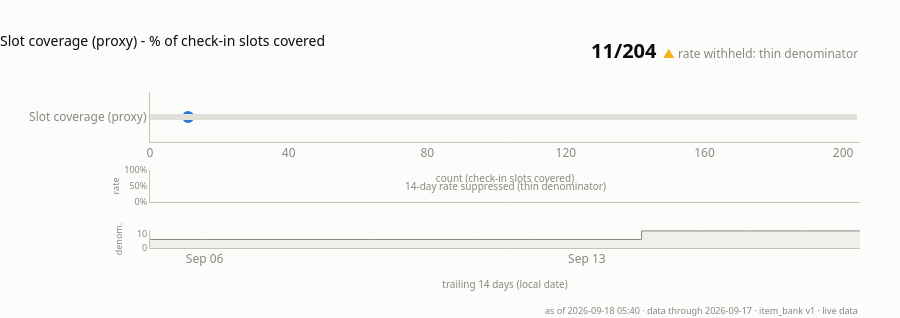

The notebook cell saved with this chart:
### Code cell
# The individual card still exists when you want one benchmark in full: bullet
# with its CI, the 14-day rate, and - new - the DENOMINATOR drawn beneath it.
# During the Phase 1 ramp the cohort grows from 5 to 40, so a rising rate line
# and a rising denominator look identical unless both are on screen. Here the
# denominator is flat at 78 slots/day, so the rate really is the rate.
cards = plot_benchmark_cards(board)
cards["slot_coverage"]

### Figure 1 — Plotly figure (JSON) as saved in the notebook; plotly's stock layout.template omitted (floating-point values rounded to 4 significant figures)
{"data": [{"hovertemplate": "11 of 204<extra></extra>", "marker": {"color": "#2a78d6", "line": {"color": "#fcfcfb", "width": 2}, "size": 14}, "mode": "markers", "showlegend": false, "type": "scatter", "x": [11], "xaxis": "x", "y": ["Slot coverage (proxy)"], "yaxis": "y"}, {"connectgaps": false, "hovertemplate": "Slot coverage (proxy)<br>%{x|%b %d}: %{y:.0%}<extra></extra>", "line": {"color": "#2a78d6", "shape": "hv", "width": 2}, "marker": {"color": "#2a78d6", "size": 5}, "mode": "lines+markers", "name": "Slot coverage (proxy)", "showlegend": false, "type": "scatter", "x": ["2026-09-05", "2026-09-06", "2026-09-07", "2026-09-08", "2026-09-09", "2026-09-10", "2026-09-11", "2026-09-12", "2026-09-13", "2026-09-14", "2026-09-15", "2026-09-16", "2026-09-17", "2026-09-18"], "xaxis": "x2", "y": [null, null, null, null, null, null, null, null, null, null, null, null, null, null], "yaxis": "y2"}, {"fill": "tozeroy", "fillcolor": "#f0efec", "hovertemplate": "%{x|%b %d}: %{y} in denominator<extra></extra>", "line": {"color": "#898781", "shape": "hv", "width": 1}, "mode": "lines", "showlegend": false, "type": "scatter", "x": ["2026-09-05", "2026-09-06", "2026-09-07", "2026-09-08", "2026-09-09", "2026-09-10", "2026-09-11", "2026-09-12", "2026-09-13", "2026-09-14", "2026-09-15", "2026-09-16", "2026-09-17", "2026-09-18"], "xaxis": "x3", "y": [6, 6, 6, 6, 6, 6, 6, 6, 6, 12, 12, 12, 12, 12], "yaxis": "y3"}], "layout": {"annotations": [{"font": {"color": "#0b0b0b", "family": "system-ui, -apple-system, \"Segoe UI\", sans-serif", "size": 12}, "showarrow": false, "text": "<b style='font-size:20px'>11/204</b>  <span style='color:#fab219'>▲</span> <span style='color:#898781'>rate withheld: thin denominator</span>", "x": 1, "xanchor": "right", "xref": "paper", "y": 1, "yanchor": "bottom", "yref": "paper", "yshift": 26}, {"font": {"color": "#898781", "size": 10}, "showarrow": false, "text": "14-day rate suppressed (thin denominator)", "x": 0.5, "xref": "x2 domain", "y": 0.5, "yref": "y2 domain"}, {"font": {"color": "#898781", "family": "system-ui, -apple-system, \"Segoe UI\", sans-serif", "size": 9}, "showarrow": false, "text": "as of 2026-09-18 05:40 · data through 2026-09-17 · item_bank v1 · live data", "x": 1, "xanchor": "right", "xref": "paper", "y": 0, "yanchor": "top", "yref": "paper", "yshift": -54}], "bargap": 0.5, "font": {"color": "#52514e", "family": "system-ui, -apple-system, \"Segoe UI\", sans-serif", "size": 12}, "height": 318, "hoverlabel": {"bgcolor": "#fcfcfb", "font": {"color": "#0b0b0b", "family": "system-ui, -apple-system, \"Segoe UI\", sans-serif"}}, "legend": {"font": {"color": "#52514e", "size": 10}, "orientation": "h", "x": 0, "y": -0.3}, "margin": {"b": 70, "l": 150, "r": 40, "t": 92}, "paper_bgcolor": "#fcfcfb", "plot_bgcolor": "#fcfcfb", "shapes": [{"line": {"color": "#e1e0d9", "width": 6}, "type": "line", "x0": 0, "x1": 204, "xref": "x", "y0": 0, "y1": 0, "yref": "y"}], "showlegend": false, "title": {"font": {"color": "#0b0b0b", "size": 14}, "text": "Slot coverage (proxy) - % of check-in slots covered", "x": 0, "xanchor": "left"}, "xaxis": {"anchor": "y", "domain": [0, 1], "dtick": 40, "linecolor": "#c3c2b7", "rangemode": "tozero", "showgrid": false, "tickfont": {"color": "#898781"}, "tickformat": "d", "title": {"font": {"color": "#898781", "size": 10}, "text": "count (check-in slots covered)"}, "zeroline": false}, "xaxis2": {"anchor": "y2", "domain": [0, 1], "linecolor": "#c3c2b7", "showgrid": false, "showticklabels": false, "tickfont": {"color": "#898781"}, "zeroline": false}, "xaxis3": {"anchor": "y3", "domain": [0, 1], "linecolor": "#c3c2b7", "nticks": 4, "showgrid": false, "showticklabels": true, "tickfont": {"color": "#898781"}, "tickformat": "%b %d", "title": {"font": {"color": "#898781", "size": 10}, "text": "trailing 14 days (local date)"}, "zeroline": false}, "yaxis": {"anchor": "x", "domain": [0.68, 1], "linecolor": "#c3c2b7", "showgrid": false, "showticklabels": true, "tickfont": {"color": "#898781", "size": 12}, "zeroline": false}, "yaxis2": {"anchor": "x2", "domain": [0.2952, 0.5], "linecolor": "#c3c2b7", "nticks": 3, "range": [0, 1], "showgrid": false, "tickfont": {"color": "#898781", "size": 9}, "tickformat": ".0%", "title": {"font": {"color": "#898781", "size": 9}, "text": "rate"}, "zeroline": false}, "yaxis3": {"anchor": "x3", "domain": [0, 0.1152], "linecolor": "#c3c2b7", "nticks": 2, "rangemode": "tozero", "showgrid": false, "tickfont": {"color": "#898781", "size": 9}, "title": {"font": {"color": "#898781", "size": 9}, "text": "denom."}, "zeroline": false}}}
